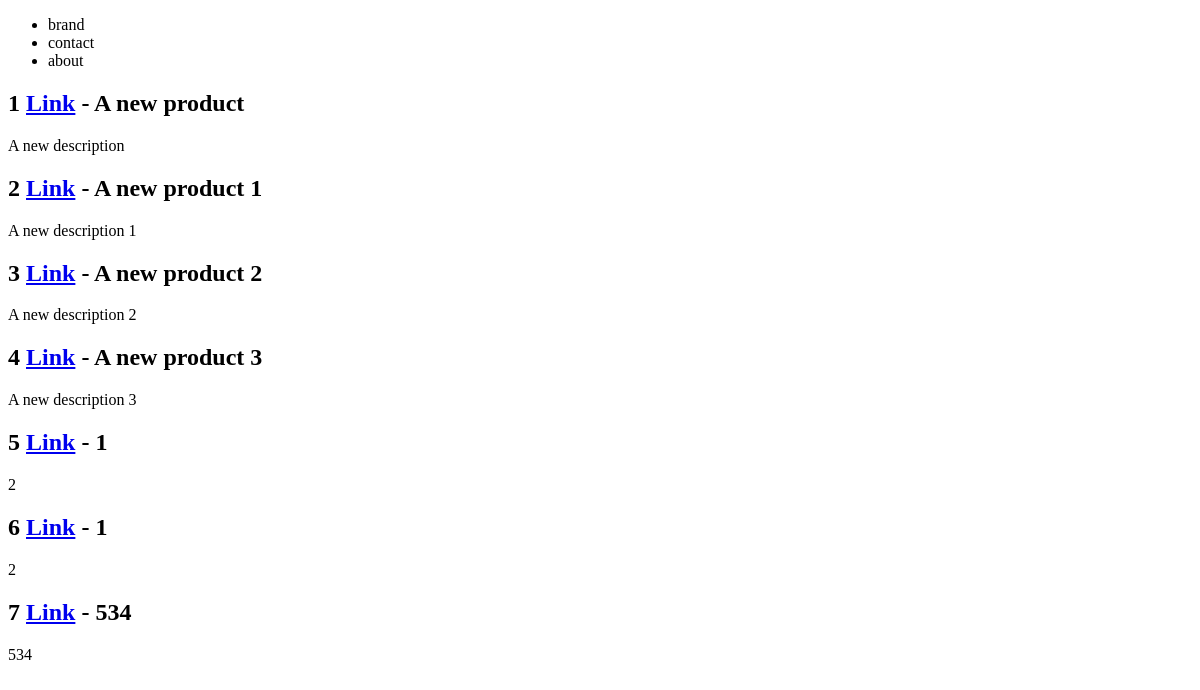
Before: /product/ with the older database file.
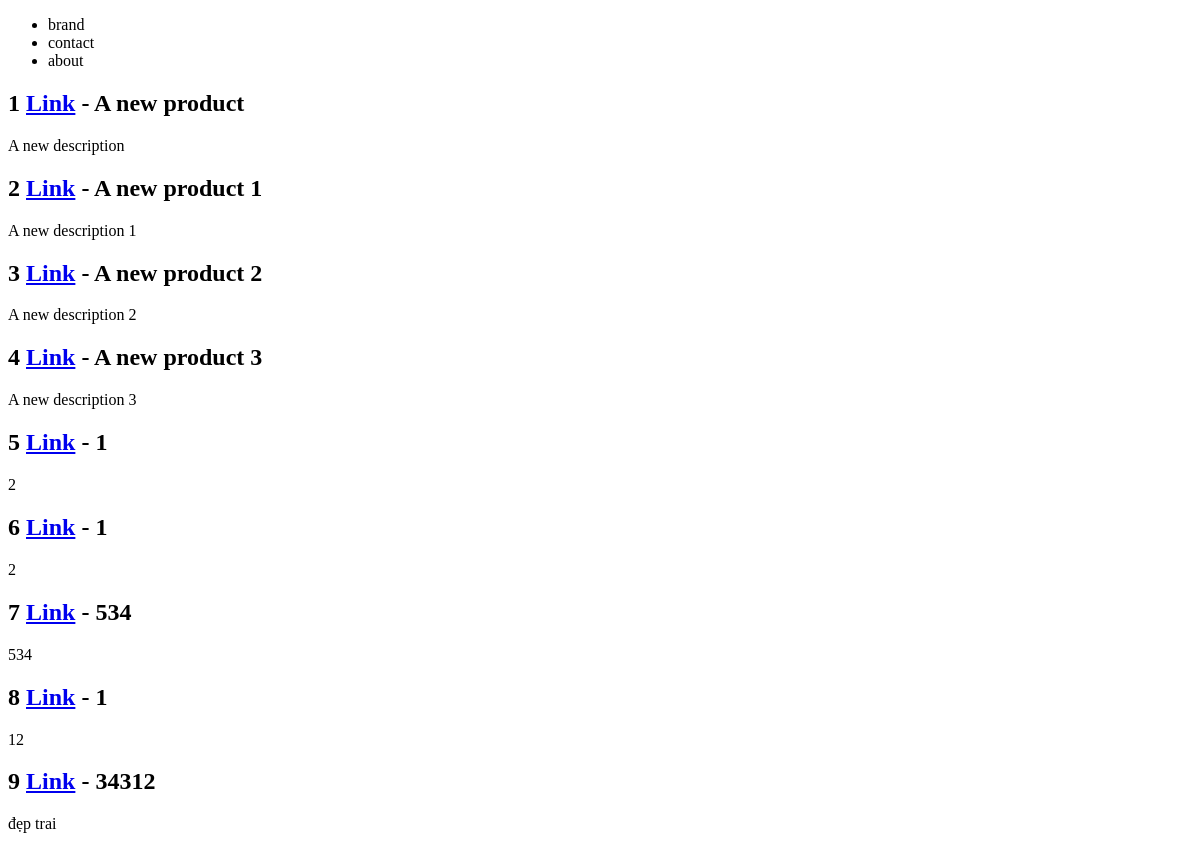
After: the same page with the newer database file.
### products/models.py (models this page shows)
class Product(models.Model):
    title = models.CharField(max_length=250)
    description = models.TextField(blank=True, null=True)
    price = models.DecimalField(decimal_places=2, max_digits=10000)
    summary = models.TextField(default="this is cool!")
    feature = models.BooleanField(default=False)
    def getAbsolutePathItem(self):
        return f"/product/{self.id}/"

### products/views.py (the view)
# urls.py: path('product/', viewProducts.product_detail_view, name="detail"),
def product_detail_view(request, *arg, **kwarg):
    list = Product.objects.all()
    my_context = {
        'list': list
    }
    return render(request, 'products/product_detail.html', my_context)

### products/templates/products/product_detail.html
{% extends '../base.html' %}
{% block content %}
{% for item in list %}
    <h2>{{ item.id }} <a href={{item.getAbsolutePathItem}}>Link</a> - {{ item.title }}</h2>
    <p>{{ item.description }}</p>
{% endfor %}
{% endblock %}

Changed rows visible on the page:
added Product: id "8", title "1", description "12"
added Product: id "9", title "34312", description "đẹp trai"
